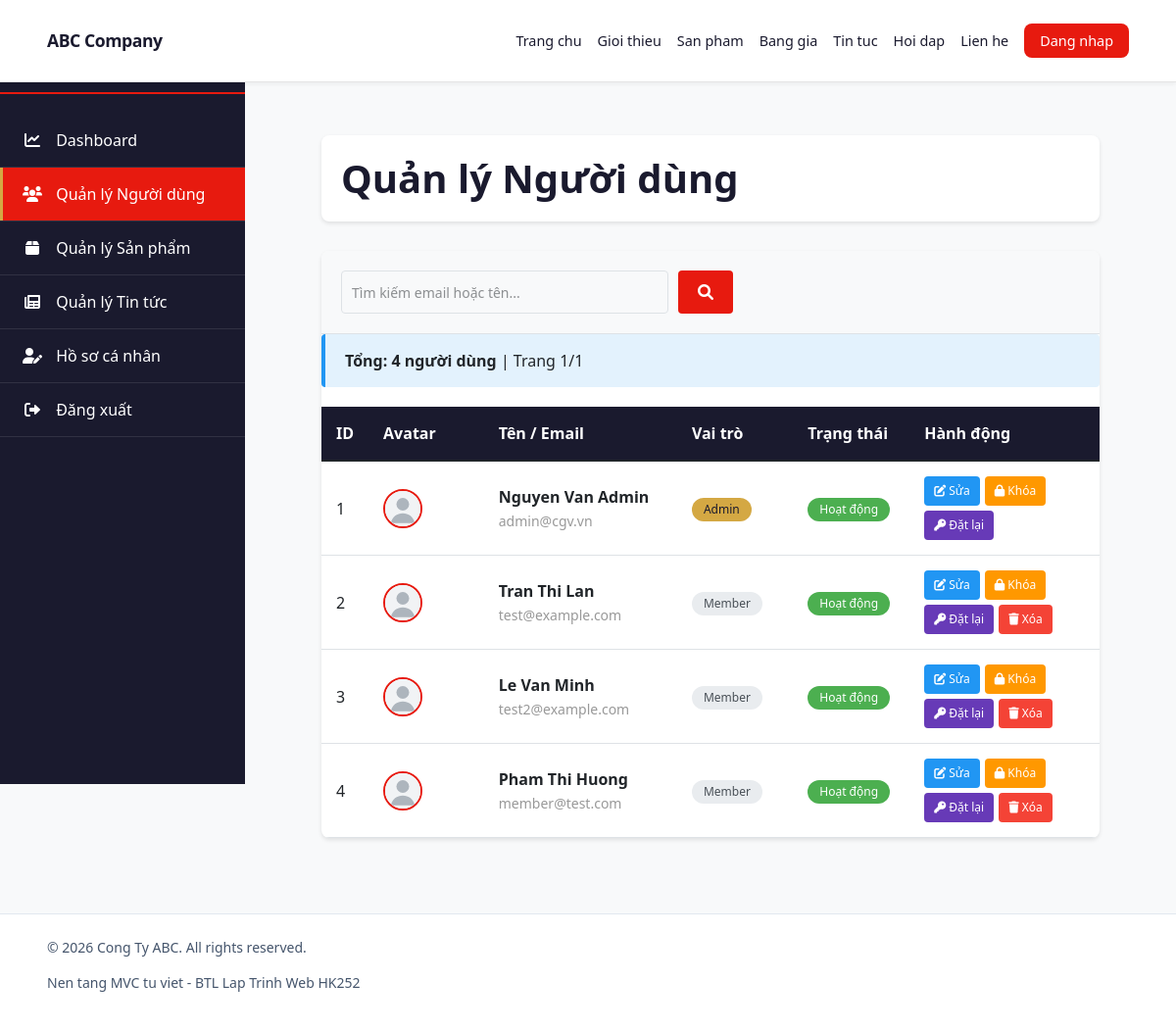
Page /admin/users (signed in) on the committed database.
### tables this page shows
CREATE TABLE `users` (
    `id` INT AUTO_INCREMENT PRIMARY KEY,
    `email` VARCHAR(150) NOT NULL,
    `password` VARCHAR(255) NOT NULL,
    `full_name` VARCHAR(100) NOT NULL,
    `phone` VARCHAR(20) DEFAULT NULL,
    `avatar` VARCHAR(255) DEFAULT NULL,
    `role` ENUM('admin','member') NOT NULL DEFAULT 'member',
    `points` INT NOT NULL DEFAULT 0,
    `status` ENUM('active','inactive') NOT NULL DEFAULT 'active',
    `created_at` TIMESTAMP NOT NULL DEFAULT CURRENT_TIMESTAMP,
    `updated_at` TIMESTAMP NOT NULL DEFAULT CURRENT_TIMESTAMP ON UPDATE CURRENT_TIMESTAMP,
    UNIQUE KEY `uk_email` (`email`)
);

### app/Controllers/AdminController.php (called while the page is built, shortened)
<?php
require_once ROOT . '/core/Controller.php';
class AdminController extends Controller {
    public function users($page = 1) {
        $userModel = $this->model('User');
        $perPage = 10;
        $data = $userModel->getUsersPaginated((int)$page, $perPage);
        $baseUrl = BASE_URL . 'admin/users';
        $this->view('layouts/main', [
            'title' => 'Quản lý Người dùng',
            'content' => 'admin/users/index',
            'users' => $data['users'],
            'current_page' => $data['current_page'],
            'total_pages' => $data['pages'],
            'total_users' => $data['total'],
            'base_url' => $baseUrl,
        ]);
    }
}

### core/Router.php (called while the page is built, shortened)
<?php
class Router {
    private string $method     = 'index';
    public function dispatch(): void {
        $url = $this->parseUrl();
        if (!empty($url[0])) {
            $controllerName = ucfirst(strtolower($url[0])) . 'Controller';
            $file = APPROOT . '/Controllers/' . $controllerName . '.php';
            if (file_exists($file)) {
                unset($url[0]);
            }
        }
        $controller = new $this->controller();
        if (!empty($url[1])) {
            if (method_exists($controller, $url[1])) {
                $this->method = $url[1];
                unset($url[1]);
            }
        }
        $this->params = array_values($url ?? []);
        call_user_func_array([$controller, $this->method], $this->params);
    }
    private function parseUrl(): array {
        if (isset($_GET['url'])) {
            $raw = filter_var(rtrim($_GET['url'], '/'), FILTER_SANITIZE_URL);
            $parts = explode('/', $raw);
            return array_values(array_filter($parts, static fn($part) => $part !== ''));
        }
        $uri = $_SERVER['REQUEST_URI'] ?? '/';
        $path = parse_url($uri, PHP_URL_PATH) ?: '/';
        $path = trim($path, '/');
        $raw = filter_var($path, FILTER_SANITIZE_URL);
        $parts = explode('/', $raw);
        return array_values(array_filter($parts, static fn($part) => $part !== ''));
        return [];
    }
}

### index.php (called while the page is built, shortened)
<?php
require_once ROOT . '/core/Router.php';
$router = new Router();
$router->dispatch();

### app/Models/Model.php (called while the page is built, shortened)
<?php
require_once ROOT . '/core/Database.php';
abstract class Model {
    public function __construct() {
        $this->db = Database::getInstance()->getPdo();
    }
}

### core/Database.php (called while the page is built, shortened)
<?php
class Database {
    private static ?Database $instance = null;
    private PDO $pdo;
    private function __construct() {
        $dsn = "mysql:host=" . DB_HOST . ";dbname=" . DB_NAME . ";charset=utf8mb4";
        $this->pdo = new PDO($dsn, DB_USER, DB_PASS, [
            PDO::ATTR_ERRMODE            => PDO::ERRMODE_EXCEPTION,
            PDO::ATTR_DEFAULT_FETCH_MODE => PDO::FETCH_ASSOC,
            PDO::ATTR_EMULATE_PREPARES   => false,
        ]);
    }
    public static function getInstance(): Database {
        if (self::$instance === null) {
            self::$instance = new Database();
        }
        return self::$instance;
    }
    public function getPdo(): PDO {
        return $this->pdo;
    }
}

### app/Models/User.php (called while the page is built, shortened)
<?php
require_once APPROOT . '/Models/Model.php';
class User extends Model {
    protected string $table = 'users';
	public function getUsersPaginated(int $page = 1, int $perPage = 10): array {
		$page = max(1, $page);
		$offset = ($page - 1) * $perPage;
		$stmtCount = $this->db->query("SELECT COUNT(*) FROM {$this->table}");
		$total = (int)$stmtCount->fetchColumn();
		$pages = ceil($total / $perPage);
		$stmt = $this->db->prepare("SELECT * FROM {$this->table} ORDER BY created_at DESC LIMIT ? OFFSET ?");
		$stmt->execute([$perPage, $offset]);
		$users = $stmt->fetchAll();
		return [
			'users' => $users,
			'total' => $total,
			'pages' => $pages,
			'current_page' => $page,
		];
	}
}

### app/Views/admin/users/index.php (the view, shortened to what this page needs)
<!DOCTYPE html>
<html lang="vi">
<head>
    <link href="https://cdnjs.cloudflare.com/ajax/libs/font-awesome/6.0.0/css/all.min.css" rel="stylesheet">
    <link href="https://cdnjs.cloudflare.com/ajax/libs/bootstrap/5.1.3/css/bootstrap.min.css" rel="stylesheet">
</head>
<body>
    <div class="admin-container">
        <aside class="sidebar">
            <div class="sidebar-logo">
                <h3><i class="fas fa-cogs"></i> Admin</h3>
            </div>
            <ul class="sidebar-menu">
                <li>
                    <a href="<?= BASE_URL ?>admin/admin_dashboard">
                        <i class="fas fa-chart-line"></i> Dashboard
                    </a>
                </li>
                <li>
                    <a href="<?= BASE_URL ?>admin/users" class="active">
                        <i class="fas fa-users"></i> Quản lý Người dùng
                    </a>
                </li>
                <li>
                    <a href="<?= BASE_URL ?>admin/products">
                        <i class="fas fa-box"></i> Quản lý Sản phẩm
                    </a>
                </li>
                <li>
                    <a href="<?= BASE_URL ?>admin/news">
                        <i class="fas fa-newspaper"></i> Quản lý Tin tức
                    </a>
                </li>
                <li>
                    <a href="<?= BASE_URL ?>profile/edit">
                        <i class="fas fa-user-edit"></i> Hồ sơ cá nhân
                    </a>
                </li>
                <li>
                    <a href="<?= BASE_URL ?>auth/logout" onclick="return confirm('Bạn chắc chắn muốn đăng xuất?');">
                        <i class="fas fa-sign-out-alt"></i> Đăng xuất
                    </a>
                </li>
            </ul>
        </aside>
        <main class="main-content">
            <div class="admin-header">
                <h1><?= htmlspecialchars($title ?? 'Quản lý Người dùng') ?></h1>
            </div>
            <div class="table-container">
                <div class="table-header">
                    <form class="search-form" method="GET" action="<?= BASE_URL ?>admin/search">
                        <input type="text" name="q" placeholder="Tìm kiếm email hoặc tên..." required>
                        <button type="submit"><i class="fas fa-search"></i></button>
                    </form>
                </div>
                <div class="info-bar">
                    <strong>Tổng: <?= htmlspecialchars($total_users ?? 0) ?> người dùng</strong>
                    | Trang <?= htmlspecialchars($current_page ?? 1) ?>/<?= htmlspecialchars($total_pages ?? 1) ?>
                </div>
                <?php if (!empty($users)): ?>
                    <table class="table">
                        <thead>
                            <tr>
                                <th style="width: 5%">ID</th>
                                <th style="width: 15%">Avatar</th>
                                <th style="width: 25%">Tên / Email</th>
                                <th style="width: 15%">Vai trò</th>
                                <th style="width: 15%">Trạng thái</th>
                                <th style="width: 25%">Hành động</th>
                            </tr>
                        </thead>
                        <tbody>
                            <?php foreach ($users as $user): ?>
                                <tr>
                                    <td><?= htmlspecialchars($user['id']) ?></td>
                                    <td>
                                        <?php if (!empty($user['avatar'])): ?>
                                            <?php $avatarPath = (string)$user['avatar']; if (!str_starts_with($avatarPath, 'public/')) { $avatarPath = 'public/' . ltrim($avatarPath, '/'); } ?>
                                            <img src="<?= BASE_URL . htmlspecialchars($avatarPath) ?>"
                                                 alt="<?= htmlspecialchars($user['full_name'] ?? 'User') ?>"
                                                 class="user-avatar">
                                        <?php else: ?>
                                            <img src="<?= BASE_URL ?>public/uploads/avatars/default-avatar.svg"
                                                 alt="<?= htmlspecialchars($user['full_name'] ?? 'User') ?>"
                                                 class="user-avatar">
                                        <?php endif; ?>
                                    </td>
                                    <td>
                                        <strong><?= htmlspecialchars($user['full_name'] ?? '') ?></strong><br>
                                        <small style="color: #999;"><?= htmlspecialchars($user['email']) ?></small>
                                    </td>
                                    <td>
                                        <span class="badge <?= $user['role'] === 'admin' ? 'admin' : 'member' ?>">
                                            <?= $user['role'] === 'admin' ? 'Admin' : 'Member' ?>
                                        </span>
                                    </td>
                                    <td>
                                        <span class="badge <?= $user['status'] === 'active' ? 'active' : 'locked' ?>">
                                            <?= $user['status'] === 'active' ? 'Hoạt động' : 'Khóa' ?>
                                        </span>
                                    </td>
                                    <td>
                                        <div class="action-buttons">
                                            <a href="<?= BASE_URL ?>admin/edit_user/<?= htmlspecialchars($user['id']) ?>"
                                               class="btn-sm btn-edit" title="Chỉnh sửa">
                                                <i class="fas fa-edit"></i> Sửa
                                            </a>
                                            <?php if ($user['status'] === 'active'): ?>
                                                <a href="<?= BASE_URL ?>admin/lock_user/<?= htmlspecialchars($user['id']) ?>"
                                                   class="btn-sm btn-lock"
                                                   onclick="return confirm('Khóa tài khoản này?');"
                                                   title="Khóa tài khoản">
                                                    <i class="fas fa-lock"></i> Khóa
                                                </a>
                                            <?php endif; ?>
                                            <a href="<?= BASE_URL ?>admin/reset_password/<?= htmlspecialchars($user['id']) ?>"
                                               class="btn-sm btn-reset"
                                               onclick="return confirm('Đặt lại mật khẩu của người dùng này?');"
                                               title="Đặt lại mật khẩu">
                                                <i class="fas fa-key"></i> Đặt lại
                                            </a>
                                            <?php if ($_SESSION['auth_user']['id'] !== $user['id']): ?>
                                                <a href="<?= BASE_URL ?>admin/delete_user/<?= htmlspecialchars($user['id']) ?>"
                                                   class="btn-sm btn-delete"
                                                   onclick="return confirm('Xóa người dùng này? Hành động này không thể hoàn lại!');"
                                                   title="Xóa người dùng">
                                                    <i class="fas fa-trash"></i> Xóa
                                                </a>
                                            <?php endif; ?>
                                        </div>
                                    </td>
                                </tr>
                            <?php endforeach; ?>
                        </tbody>
                    </table>
                <?php endif; ?>
            </div>
        </main>
    </div>
</body>
</html>

### rows in the picture
users: id "1", full_name "Nguyen Van Admin", email "admin@cgv.vn", role "Admin", status "Hoạt động"
users: id "2", full_name "Tran Thi Lan", email "test@example.com", role "Member", status "Hoạt động"
users: id "3", full_name "Le Van Minh", email "test2@example.com", role "Member", status "Hoạt động"
users: id "4", full_name "Pham Thi Huong", email "member@test.com", role "Member", status "Hoạt động"

### other values in the picture
$title "Quản lý Người dùng"
$total_users "4"
$current_page "1"
$total_pages "1"
